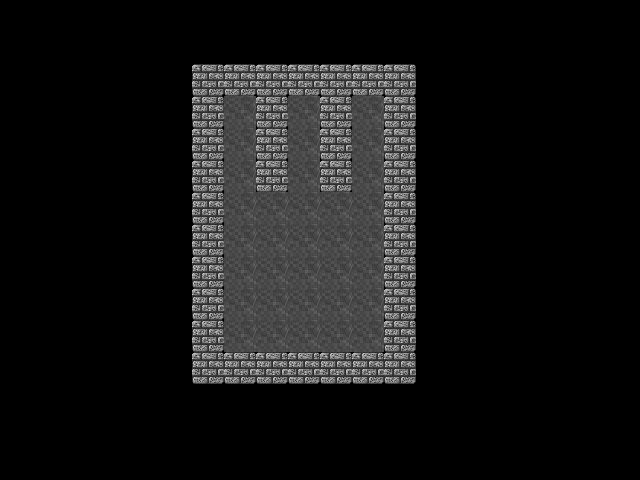

A 2D game scene composited from a Tiled map and its tileset images. What follows is a short description and the map's XML, with every tile layer's data as written:
An orthogonal 20x15 tile map with 32x32 px tiles, 2 tile layers (Grounds, Walls), 6 tilesets and 10 objects (3x Red, 3x Blue, 3x Green, Hero).

<map version="1.0" orientation="orthogonal" width="20" height="15" tilewidth="32" tileheight="32">
 <tileset firstgid="1" name="grounds" tilewidth="32" tileheight="32">
  <image source="../assets/images/grounds.png" width="128" height="128" />
 </tileset>
 <tileset firstgid="17" name="walls" tilewidth="32" tileheight="32">
  <image source="../assets/images/walls.png" width="128" height="96" />
 </tileset>
 <tileset firstgid="29" name="changers" tilewidth="32" tileheight="32">
  <image source="../assets/images/changers.png" width="96" height="32" />
 </tileset>
 <tileset firstgid="32" name="capsules" tilewidth="32" tileheight="32">
  <image source="../assets/images/capsules.png" width="96" height="64" />
 </tileset>
 <tileset firstgid="38" name="viruses" tilewidth="32" tileheight="32">
  <image source="../assets/images/viruses.png" width="96" height="128" />
 </tileset>
 <tileset firstgid="50" name="hero" tilewidth="32" tileheight="32">
  <image source="../assets/images/character.png" width="384" height="96" />
 </tileset>
 <layer name="Grounds" width="20" height="15">
  <data encoding="csv">
0,0,0,0,0,0,0,0,0,0,0,0,0,0,0,0,0,0,0,0,
0,0,0,0,0,0,0,0,0,0,0,0,0,0,0,0,0,0,0,0,
0,0,0,0,0,0,0,0,0,0,0,0,0,0,0,0,0,0,0,0,
0,0,0,0,0,0,0,3,0,3,0,3,0,0,0,0,0,0,0,0,
0,0,0,0,0,0,0,3,0,3,0,3,0,0,0,0,0,0,0,0,
0,0,0,0,0,0,0,3,0,3,0,3,0,0,0,0,0,0,0,0,
0,0,0,0,0,0,0,3,3,3,3,3,0,0,0,0,0,0,0,0,
0,0,0,0,0,0,0,3,3,3,3,3,6,0,0,0,0,0,0,0,
0,0,0,0,0,0,0,3,3,3,3,3,0,0,0,0,0,0,0,0,
0,0,0,0,0,0,0,3,3,3,3,3,0,0,0,0,0,0,0,0,
0,0,0,0,0,0,0,3,3,3,3,3,0,0,0,0,0,0,0,0,
0,0,0,0,0,0,0,0,0,0,0,0,0,0,0,0,0,0,0,0,
0,0,0,0,0,0,0,0,0,0,0,0,0,0,0,0,0,0,0,0,
0,0,0,0,0,0,0,0,0,0,0,0,0,0,0,0,0,0,0,0,
0,0,0,0,0,0,0,0,0,0,0,0,0,0,0,0,0,0,0,0
</data>
 </layer>
 <layer name="Walls" width="20" height="15">
  <data encoding="csv">
0,0,0,0,0,0,0,0,0,0,0,0,0,0,0,0,0,0,0,0,
0,0,0,0,0,0,0,0,0,0,0,0,0,0,0,0,0,0,0,0,
0,0,0,0,0,0,18,18,18,18,18,18,18,0,0,0,0,0,0,0,
0,0,0,0,0,0,18,0,18,0,18,0,18,0,0,0,0,0,0,0,
0,0,0,0,0,0,18,0,18,0,18,0,18,0,0,0,0,0,0,0,
0,0,0,0,0,0,18,0,18,0,18,0,18,0,0,0,0,0,0,0,
0,0,0,0,0,0,18,0,0,0,0,0,18,0,0,0,0,0,0,0,
0,0,0,0,0,0,18,0,0,0,0,0,18,0,0,0,0,0,0,0,
0,0,0,0,0,0,18,0,0,0,0,0,18,0,0,0,0,0,0,0,
0,0,0,0,0,0,18,0,0,0,0,0,18,0,0,0,0,0,0,0,
0,0,0,0,0,0,18,0,0,0,0,0,18,0,0,0,0,0,0,0,
0,0,0,0,0,0,18,18,18,18,18,18,18,0,0,0,0,0,0,0,
0,0,0,0,0,0,0,0,0,0,0,0,0,0,0,0,0,0,0,0,
0,0,0,0,0,0,0,0,0,0,0,0,0,0,0,0,0,0,0,0,
0,0,0,0,0,0,0,0,0,0,0,0,0,0,0,0,0,0,0,0
</data>
 </layer>
 <objectgroup name="Changers" width="20" height="15">
  <object name="Red" gid="29" x="320" y="320">
   <properties>
    <property name="type" value="red" />
   </properties>
  </object>
  <object name="Blue" gid="30" x="288" y="320">
   <properties>
    <property name="type" value="blue" />
   </properties>
  </object>
  <object name="Green" gid="31" x="256" y="320">
   <properties>
    <property name="type" value="green" />
   </properties>
  </object>
 </objectgroup>
 <objectgroup name="Capsules" width="20" height="15">
  <object name="Red" gid="32" x="256" y="256">
   <properties>
    <property name="type" value="red" />
   </properties>
  </object>
  <object name="Blue" gid="33" x="288" y="288">
   <properties>
    <property name="type" value="blue" />
   </properties>
  </object>
  <object name="Green" gid="34" x="320" y="256">
   <properties>
    <property name="type" value="green" />
   </properties>
  </object>
 </objectgroup>
 <objectgroup name="Viruses" width="20" height="15">
  <object name="Green" gid="40" x="352" y="128">
   <properties>
    <property name="type" value="green" />
   </properties>
  </object>
  <object name="Red" gid="38" x="288" y="128">
   <properties>
    <property name="type" value="red" />
   </properties>
  </object>
  <object name="Blue" gid="39" x="224" y="128">
   <properties>
    <property name="type" value="blue" />
   </properties>
  </object>
 </objectgroup>
 <objectgroup name="Hero" width="20" height="15">
  <object name="Hero" gid="74" x="288" y="256">
   <properties>
    <property name="color" value="green" />
   </properties>
  </object>
 </objectgroup>
</map>
